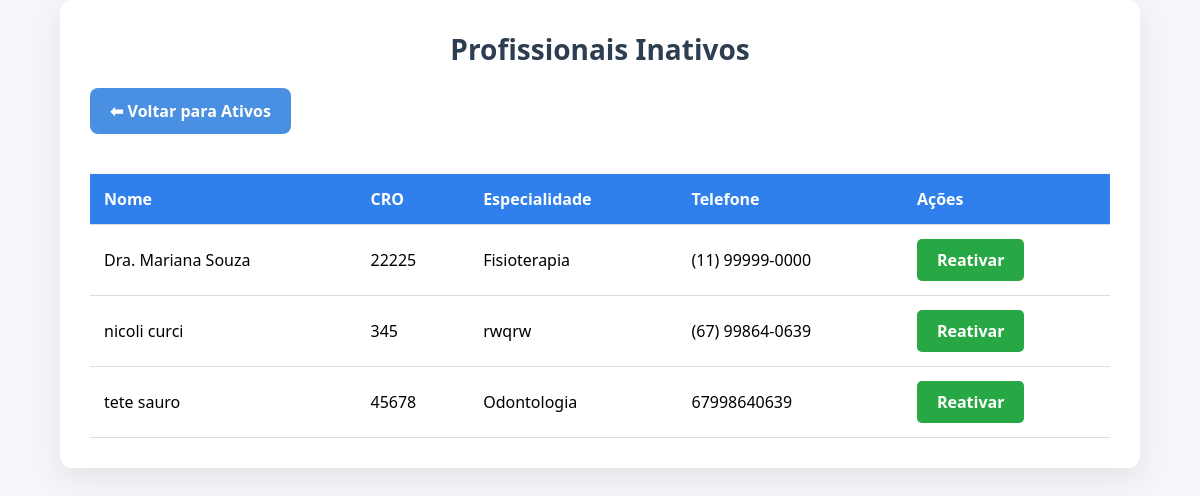
The app's page /profissionais/inativos.php with its own data.
### tables this page shows
CREATE TABLE profissionais (
    id INTEGER PRIMARY KEY AUTOINCREMENT,
    nome TEXT NOT NULL,
    cro TEXT UNIQUE,
    especialidade TEXT,
    telefone TEXT,
    ativo INTEGER DEFAULT 1
);

### profissionais/inativos.php (the view, shortened to what this page needs)
<?php
require_once '../config/conexao.php';
$profissionais = $db->query("SELECT id, nome, cro, especialidade, telefone, ativo
                             FROM profissionais
                             WHERE ativo = 0
                             ORDER BY nome")
                    ->fetchAll(PDO::FETCH_ASSOC);
?>
<!DOCTYPE html>
<html lang="pt-br">
<head>
    <link rel="stylesheet" href="../assets/css/style-profissionais.css">
    <link rel="stylesheet" href="../assets/css/style-inativos.css">
</head>
<body id="profissionais-page">
<div class="profissionais-container">
    <h2 class="profissionais-title">Profissionais Inativos</h2>
    <div class="profissionais-menu">
        <a href="profissionais.php" class="profissionais-btn-sec">⬅ Voltar para Ativos</a>
    </div>
    <div class="profissionais-table-wrapper">
        <table class="profissionais-table">
            <thead>
                <tr>
                    <th>Nome</th>
                    <th>CRO</th>
                    <th>Especialidade</th>
                    <th>Telefone</th>
                    <th>Ações</th>
                </tr>
            </thead>
            <tbody>
                <?php foreach ($profissionais as $prof): ?>
                <tr>
                    <td><?= htmlspecialchars($prof['nome']) ?></td>
                    <td><?= htmlspecialchars($prof['cro']) ?></td>
                    <td><?= htmlspecialchars($prof['especialidade']) ?></td>
                    <td><?= htmlspecialchars($prof['telefone']) ?></td>
                    <td>
                        <form action="reativar.php" method="POST" style="display:inline;">
                            <button type="submit" class="btn-reativar">Reativar</button>
                        </form>
                    </td>
                </tr>
                <?php endforeach; ?>
            </tbody>
        </table>
    </div>
</div>
</body>
</html>

### assets/css/style-profissionais.css (style rules this page uses)
* { margin: 0; padding: 0; box-sizing: border-box; font-family: 'Segoe UI', sans-serif; }
body { background: #f4f6f9; display: flex; justify-content: center; align-items: flex-start; min-height: 100vh; }
.profissionais-container { background: white; width: 90%; max-width: 1200px; padding: 30px; border-radius: 12px; box-shadow: 0 10px 30px rgba(0,0,0,0.08); }
.profissionais-title { font-size: 28px; text-align: center; margin-bottom: 20px; color: #2c3e50; }
.profissionais-menu { display: flex; justify-content: flex-start; margin-bottom: 20px; gap: 12px; }
.profissionais-btn, .profissionais-btn-sec { padding: 12px 20px; text-decoration: none; background-color: #4a90e2; color: white; font-weight: bold; border-radius: 8px; cursor: pointer; transition: background-color 0.3s ease; }
.profissionais-table-wrapper { overflow-x: auto; }
.profissionais-table { width: 100%; border-collapse: collapse; margin-top: 20px; box-shadow: 0 2px 10px rgba(0,0,0,0.1); }
.profissionais-table th, .profissionais-table td { padding: 14px; text-align: left; font-size: 16px; border-bottom: 1px solid #ddd; }
.profissionais-table th { background-color: #2f80ed; color: white; }

### assets/css/style-inativos.css (style rules this page uses)
.btn-reativar { background-color: #28a745; color: white; padding: 10px 20px; border: none; border-radius: 5px; font-size: 16px; font-weight: bold; text-align: center; text-decoration: none; display: inline-block; transition: background-color 0.3s, transform 0.3s; }

### records on screen
profissionais: nome "Dra. Mariana Souza", cro "22225", especialidade "Fisioterapia", telefone "(11) 99999-0000"
profissionais: nome "nicoli curci", cro "345", especialidade "rwqrw", telefone "(67) 99864-0639"
profissionais: nome "tete sauro", cro "45678", especialidade "Odontologia", telefone "67998640639"
